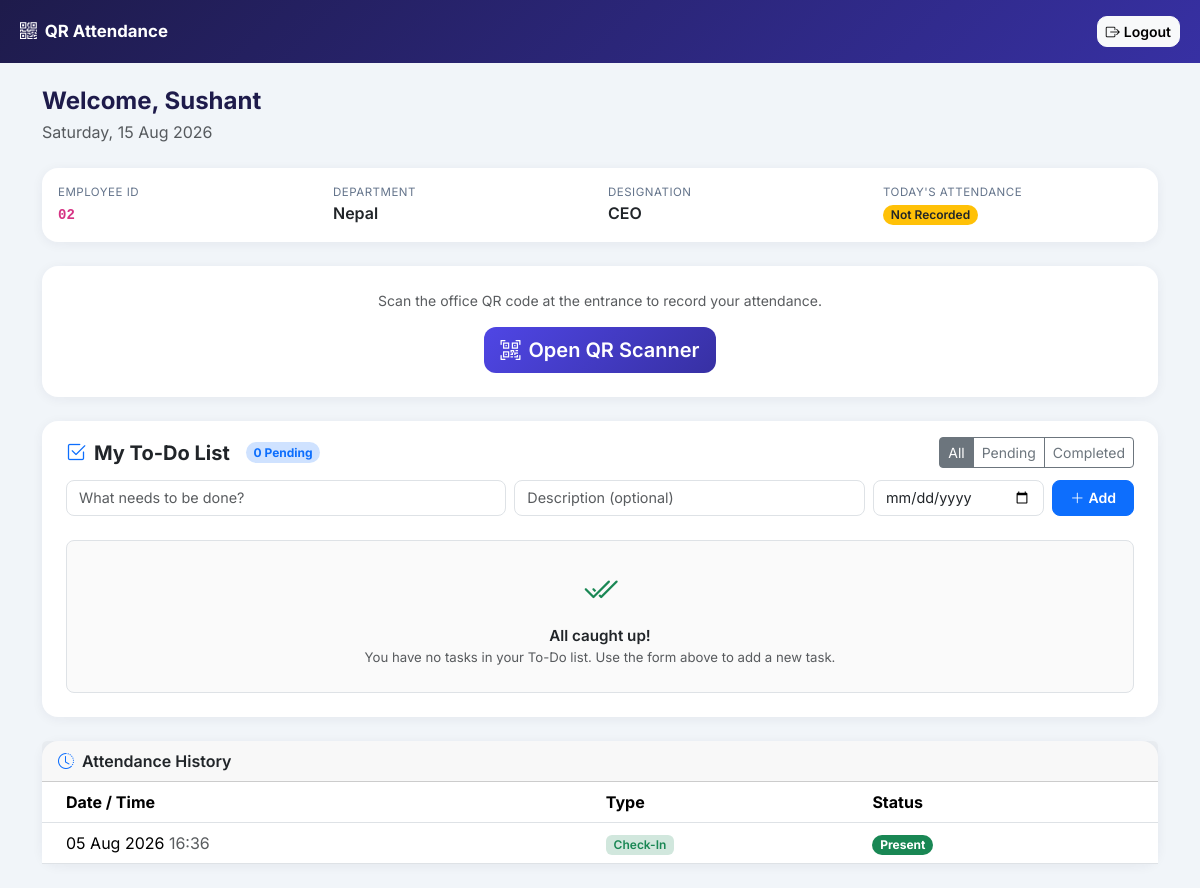
The page /attendance/dashboard/ (signed in) on the database its author committed.
### app/models.py (models this page shows, shortened)
class Employee(models.Model):
    employee_id = models.CharField(
        max_length=20,
        unique=True,
        blank=True,     # auto-generated if not provided
        editable=False,  # hidden from manual entry
    )
    user = models.OneToOneField(
        settings.AUTH_USER_MODEL,
        on_delete=models.CASCADE,
        related_name="employee_profile",
        null=True,
        blank=True,
    )
    full_name = models.CharField(max_length=150)
    department = models.CharField(max_length=100, blank=True)
    designation = models.CharField(max_length=100, blank=True)
    email = models.EmailField(blank=True)
    phone = models.CharField(max_length=20, blank=True)
    is_active = models.BooleanField(default=True)
    qr_code = models.UUIDField(default=uuid.uuid4, unique=True, editable=False)

class Attendance(models.Model):
    class AttendanceType(models.TextChoices):
        CHECK_IN = "IN", "Check In"
        CHECK_OUT = "OUT", "Check Out"
    employee = models.ForeignKey(
        Employee,
        on_delete=models.CASCADE,
        related_name="attendances"
    )
    qr = models.ForeignKey(
        OfficeQRCode,
        on_delete=models.SET_NULL,
        related_name="attendances",
        null=True,
        blank=True
    )
    attendance_type = models.CharField(
        max_length=3,
        choices=AttendanceType.choices
    )
    timestamp = models.DateTimeField(auto_now_add=True)
    latitude = models.DecimalField(
        max_digits=9,
        decimal_places=6,
        null=True,
        blank=True
    )
    longitude = models.DecimalField(
        max_digits=9,
        decimal_places=6,
        null=True,
        blank=True
    )
    device_name = models.CharField(max_length=150, blank=True)
    ip_address = models.GenericIPAddressField(null=True, blank=True)
    class Meta:
        ordering = ["-timestamp"]
        indexes = [
            models.Index(fields=["employee", "timestamp"]),
            models.Index(fields=["attendance_type"]),
        ]

### app/views.py (the view)
# urls.py: path('dashboard/', views.employee_dashboard, name='employee_dashboard'),
@login_required(login_url='/attendance/login/')
def employee_dashboard(request):
    if request.user.is_staff:
        return redirect('app:dashboard')
    try:
        employee = request.user.employee_profile
    except Employee.DoesNotExist:
        return render(
            request,
            'attendance/no_profile.html',
            {'error': 'Your account is not linked to an employee profile. Please contact your administrator.'},
        )
    today = timezone.localdate()
    today_records = Attendance.objects.filter(
        employee=employee,
        timestamp__date=today,
    ).order_by('-timestamp')
    present_today = today_records.exists()
    latest_record = today_records.first()
    attendance_history = Attendance.objects.filter(
        employee=employee
    ).order_by('-timestamp')[:20]
    todos = Todo.objects.filter(employee=employee)
    pending_todos_count = todos.filter(is_completed=False).count()
    completed_todos_count = todos.filter(is_completed=True).count()
    context = {
        'employee':          employee,
        'today':             today,
        'present_today':     present_today,
        'latest_record':     latest_record,
        'attendance_history': attendance_history,
        'todos':             todos,
        'pending_todos_count': pending_todos_count,
        'completed_todos_count': completed_todos_count,
    }
    return render(request, 'attendance/employee_dashboard.html', context)

### templates/attendance/employee_dashboard.html (shortened to what this page needs)
<!DOCTYPE html>
<html lang="en">
<head>
    <link href="https://cdn.jsdelivr.net/npm/bootstrap@5.3.3/dist/css/bootstrap.min.css" rel="stylesheet">
    <link href="https://cdn.jsdelivr.net/npm/bootstrap-icons@1.11.3/font/bootstrap-icons.css" rel="stylesheet">
</head>
<body>
{% load tz %}
<div class="topbar">
    <span class="brand"><i class="bi bi-qr-code"></i> QR Attendance</span>
    <a href="{% url 'app:logout' %}" class="btn btn-sm btn-light" style="border-radius:10px;font-weight:600;">
        <i class="bi bi-box-arrow-right me-1"></i>Logout
    </a>
</div>
<div class="container py-4">
    <div class="mb-4">
        <h4 class="greeting mb-1">Welcome, {{ employee.full_name }}</h4>
        <div class="text-muted">{{ today|date:"l, d M Y" }}</div>
    </div>
    <div class="card mb-4">
        <div class="card-body">
            <div class="row g-3">
                <div class="col-6 col-md-3">
                    <div class="info-label">Employee ID</div>
                    <div class="fw-semibold"><code>{{ employee.employee_id }}</code></div>
                </div>
                <div class="col-6 col-md-3">
                    <div class="info-label">Department</div>
                    <div class="fw-semibold">{{ employee.department|default:"—" }}</div>
                </div>
                <div class="col-6 col-md-3">
                    <div class="info-label">Designation</div>
                    <div class="fw-semibold">{{ employee.designation|default:"—" }}</div>
                </div>
                <div class="col-6 col-md-3">
                    <div class="info-label">Today's Attendance</div>
                    {% if present_today %}
                    <span class="badge bg-success badge-soft rounded-pill">
                        <i class="bi bi-check-circle me-1"></i>Present
                    </span>
                    <div class="text-muted mt-1" style="font-size:.72rem;">
                        {{ latest_record.timestamp|date:"H:i" }}
                    </div>
                    {% else %}
                    <span class="badge bg-warning text-dark badge-soft rounded-pill">
                        Not Recorded
                    </span>
                    {% endif %}
                </div>
            </div>
        </div>
    </div>
    <div class="card mb-4 text-center">
        <div class="card-body py-4">
            <p class="text-muted mb-3" style="font-size:.875rem;">
                Scan the office QR code at the entrance to record your attendance.
            </p>
            <a href="{% url 'app:scan_qr' %}" class="btn btn-lg text-white"
               style="background:linear-gradient(135deg,#4f46e5,#3730a3);border:none;border-radius:12px;font-weight:600;">
                <i class="bi bi-qr-code-scan me-2"></i>Open QR Scanner
            </a>
        </div>
    </div>
    <div class="card mb-4">
        <div class="card-header bg-transparent border-0 pt-3 pb-2 px-4 d-flex align-items-center justify-content-between flex-wrap gap-2">
            <div class="d-flex align-items-center gap-2">
                <i class="bi bi-check2-square text-primary fs-5"></i>
                <h5 class="fw-bold mb-0 text-dark">My To-Do List</h5>
                <span class="badge bg-primary-subtle text-primary rounded-pill ms-2" style="font-size: .75rem;">
                    {{ pending_todos_count }} Pending
                </span>
            </div>
            <div class="btn-group btn-group-sm" role="group" id="todoFilterGroup">
                <button type="button" class="btn btn-outline-secondary active" onclick="filterTodos('all', this)">All</button>
                <button type="button" class="btn btn-outline-secondary" onclick="filterTodos('pending', this)">Pending</button>
                <button type="button" class="btn btn-outline-secondary" onclick="filterTodos('completed', this)">Completed</button>
            </div>
        </div>
        <div class="card-body px-4 pb-4 pt-1">
            <form action="{% url 'app:add_todo' %}" method="POST" class="mb-4" id="addTodoForm">
                <div class="row g-2">
                    <div class="col-12 col-md-5">
                        <input type="text" name="title" class="form-control rounded-3" placeholder="What needs to be done?" required style="font-size: 0.9rem;">
                    </div>
                    <div class="col-12 col-md-4">
                        <input type="text" name="description" class="form-control rounded-3" placeholder="Description (optional)" style="font-size: 0.9rem;">
                    </div>
                    <div class="col-6 col-md-2">
                        <input type="date" name="due_date" class="form-control rounded-3" style="font-size: 0.9rem;" title="Due Date">
                    </div>
                    <div class="col-6 col-md-1 d-grid">
                        <button type="submit" class="btn btn-primary rounded-3 fw-semibold" style="font-size: 0.88rem;">
                            <i class="bi bi-plus-lg me-1"></i>Add
                        </button>
                    </div>
                </div>
            </form>
            {% if todos %}
            <div class="list-group list-group-flush" id="todoList">
                {% for todo in todos %}
                <div class="list-group-item px-3 py-3 border rounded-3 mb-2 todo-item {% if todo.is_completed %}todo-completed{% else %}todo-pending{% endif %}"
                     style="transition: all 0.2s ease; background: #fafafa;">
                    <div class="d-flex align-items-center justify-content-between gap-3">
                        <div class="d-flex align-items-start gap-3 flex-grow-1 min-w-0">
                            <form action="{% url 'app:toggle_todo' todo.id %}" method="POST" class="d-inline mt-1">
                                {% csrf_token %}
                                <button type="submit" class="btn p-0 border-0 bg-transparent text-decoration-none" title="{% if todo.is_completed %}Mark as incomplete{% else %}Mark as completed{% endif %}">
                                    {% if todo.is_completed %}
                                        <i class="bi bi-check-circle-fill text-success fs-5"></i>
                                    {% else %}
                                        <i class="bi bi-circle text-muted fs-5"></i>
                                    {% endif %}
                                </button>
                            </form>
                            <div class="flex-grow-1 min-w-0">
                                <div class="fw-semibold {% if todo.is_completed %}text-decoration-line-through text-muted{% else %}text-dark{% endif %}" style="font-size: 0.95rem; word-break: break-word;">
                                    {{ todo.title }}
                                </div>
                                {% if todo.description %}
                                <div class="text-muted small mt-1 {% if todo.is_completed %}text-decoration-line-through{% endif %}" style="font-size: 0.825rem;">
                                    {{ todo.description }}
                                </div>
                                {% endif %}
                                <div class="d-flex align-items-center gap-2 mt-2 flex-wrap" style="font-size: 0.75rem;">
                                    {% if todo.due_date %}
                                        {% if todo.is_completed %}
                                            <span class="badge bg-secondary-subtle text-secondary border">
                                                <i class="bi bi-calendar-event me-1"></i>Due {{ todo.due_date|date:"b d, Y" }}
                                            </span>
                                        {% elif todo.due_date < today %}
                                            <span class="badge bg-danger-subtle text-danger border border-danger-subtle">
                                                <i class="bi bi-exclamation-triangle me-1"></i>Overdue ({{ todo.due_date|date:"b d" }})
                                            </span>
                                        {% elif todo.due_date == today %}
                                            <span class="badge bg-warning-subtle text-warning-emphasis border border-warning-subtle">
                                                <i class="bi bi-clock me-1"></i>Due Today
                                            </span>
                                        {% else %}
                                            <span class="badge bg-info-subtle text-info-emphasis border border-info-subtle">
                                                <i class="bi bi-calendar3 me-1"></i>Due {{ todo.due_date|date:"b d, Y" }}
                                            </span>
                                        {% endif %}
                                    {% endif %}
                                    <span class="text-muted">Added {{ todo.created_at|date:"b d, H:i" }}</span>
                                </div>
                            </div>
                        </div>
                        <div>
                            <form action="{% url 'app:delete_todo' todo.id %}" method="POST" class="d-inline" onsubmit="return confirm('Are you sure you want to delete this task?');">
                                {% csrf_token %}
                                <button type="submit" class="btn btn-sm btn-light text-danger rounded-circle p-1 border-0" title="Delete Task" style="width: 32px; height: 32px; display: flex; align-items: center; justify-content: center;">
                                    <i class="bi bi-trash"></i>
                                </button>
                            </form>
                        </div>
                    </div>
                </div>
                {% endfor %}
            </div>
            {% else %}
            <div class="text-center text-muted py-4 rounded-3 border border-dashed" style="background: #fafafa;">
                <i class="bi bi-check2-all text-success mb-2" style="font-size: 2.2rem; display: block;"></i>
                <div class="fw-semibold text-dark" style="font-size: 0.95rem;">All caught up!</div>
                <p class="small text-muted mb-0" style="font-size: 0.825rem;">You have no tasks in your To-Do list. Use the form above to add a new task.</p>
            </div>
            {% endif %}
        </div>
    </div>
    <div class="card">
        <div class="card-header fw-semibold">
            <i class="bi bi-clock-history text-primary me-2"></i>Attendance History
        </div>
        <div class="card-body p-0">
            {% if attendance_history %}
            <div class="table-responsive">
                <table class="table table-hover align-middle mb-0">
                    <thead>
                        <tr>
                            <th class="ps-4">Date / Time</th>
                            <th>Type</th>
                            <th class="pe-4">Status</th>
                        </tr>
                    </thead>
                    <tbody>
                        {% for rec in attendance_history %}
                        <tr>
                            <td class="ps-4">{{ rec.timestamp|localtime|date:"d M Y" }} <span class="text-muted">{{ rec.timestamp|localtime|time:"H:i" }}</span></td>
                            <td>
                                {% if rec.attendance_type == 'IN' %}
                                <span class="badge bg-success-subtle text-success badge-soft">Check-In</span>
                                {% else %}
                                <span class="badge bg-warning-subtle text-warning badge-soft">Check-Out</span>
                                {% endif %}
                            </td>
                            <td class="pe-4">
                                {% if rec.attendance_type == 'IN' %}
                                <span class="badge bg-success rounded-pill">Present</span>
                                {% else %}
                                <span class="badge bg-secondary rounded-pill">Left</span>
                                {% endif %}
                            </td>
                        </tr>
                        {% endfor %}
                    </tbody>
                </table>
            </div>
            {% else %}
            <div class="text-center text-muted py-5">
                <i class="bi bi-inbox" style="font-size:2.5rem;opacity:.4;"></i>
                <p class="mt-2 mb-0">No attendance records yet. Scan the office QR to begin.</p>
            </div>
            {% endif %}
        </div>
    </div>
</div>
</body>
</html>

### rows shown on the page
Employee: full_name "Sushant", employee_id "02", department "Nepal", designation "CEO"
Attendance: timestamp "05 Aug 2026", timestamp "16:36", attendance_type "Check-In"

### other values the page prints
{{ today|date:"l, d M Y" }} "Saturday, 15 Aug 2026"
{{ pending_todos_count }} "0"
